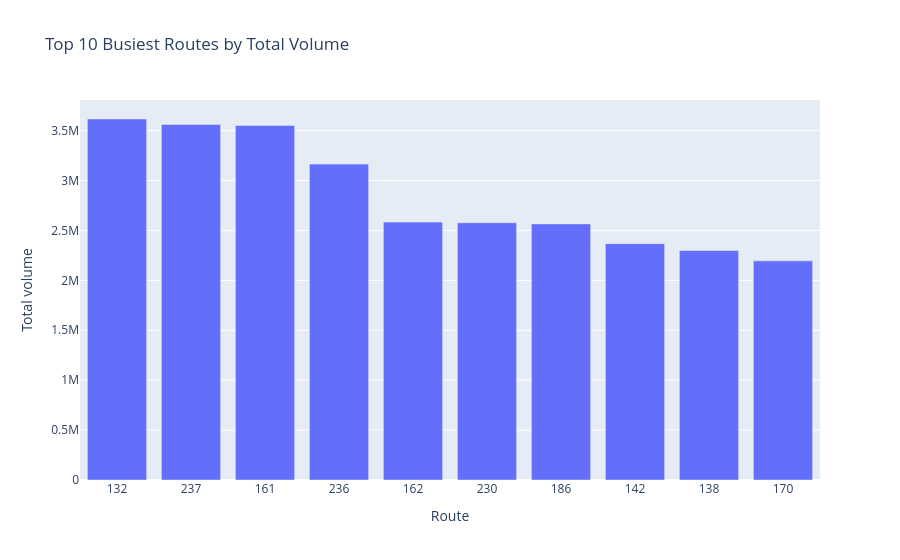

Notebook cell for this chart:
### Markdown cell above
### 2.4 Top 10 Busiest Zones
Mapping the busiest zones.

### Code cell
query = """
SELECT route_id, sum(volume) AS total_volume
FROM demand
GROUP BY route_id
ORDER BY total_volume DESC
LIMIT 10
"""
df_top10_routes = query_to_df(query)

print(df_top10_routes)

fig_top10 = px.bar(
    df_top10_routes.to_pandas(),
    x="route_id",
    y="total_volume",
    title="Top 10 Busiest Routes by Total Volume",
    labels={"route_id": "Route", "total_volume": "Total volume"},
)

fig_top10.update_xaxes(type='category')

render_fig(fig_top10)

### Figure 1 — Plotly figure (JSON) as saved in the notebook; plotly's stock layout.template omitted (floating-point values rounded to 4 significant figures)
{"data": [{"alignmentgroup": "True", "hovertemplate": "Route=%{x}<br>Total volume=%{y}<extra></extra>", "legendgroup": "", "marker": {"color": "#636efa", "pattern": {"shape": ""}}, "name": "", "offsetgroup": "", "orientation": "v", "showlegend": false, "textposition": "auto", "type": "bar", "x": [132, 237, 161, 236, 162, 230, 186, 142, 138, 170], "xaxis": "x", "y": [3616468, 3561834, 3551610, 3164434, 2583651, 2577123, 2565709, 2367311, 2298690, 2195407], "yaxis": "y"}], "layout": {"barmode": "relative", "legend": {"tracegroupgap": 0}, "title": {"text": "Top 10 Busiest Routes by Total Volume"}, "xaxis": {"anchor": "y", "domain": [0, 1], "title": {"text": "Route"}, "type": "category"}, "yaxis": {"anchor": "x", "domain": [0, 1], "title": {"text": "Total volume"}}}}
